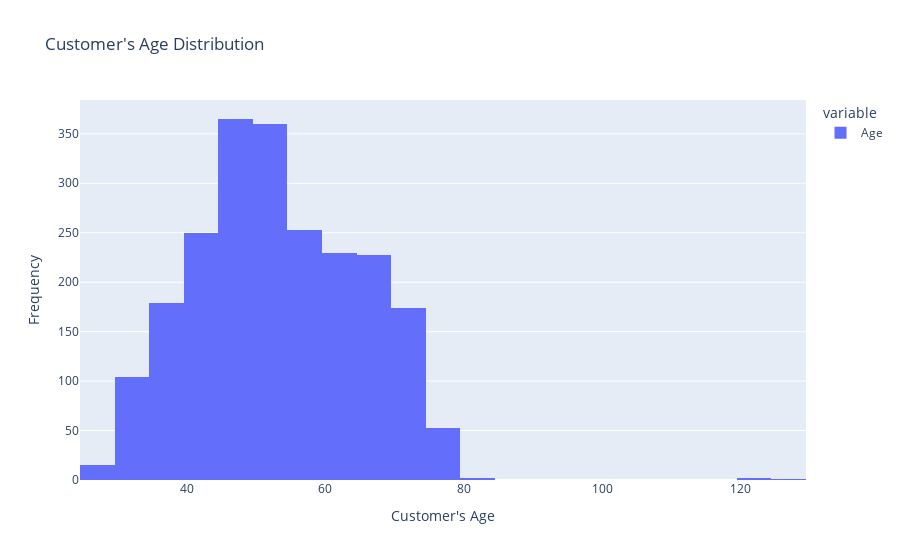

Notebook code cell kept with this figure:
### Code cell
fig = px.histogram(
    cust_data_df["Age"],
    title = "Customer's Age Distribution",
    nbins = 25
)
fig.update_layout(
    xaxis_title = "Customer's Age",
    yaxis_title = "Frequency")

fig.show()

### Figure 1 — Plotly figure (JSON) as saved in the notebook; plotly's stock layout.template omitted (floating-point values rounded to 4 significant figures; data arrays with more than 128 entries replaced by an {"elided": "..."} marker saying what was removed)
{"data": [{"alignmentgroup": "True", "bingroup": "x", "hovertemplate": "variable=Age<br>value=%{x}<br>count=%{y}<extra></extra>", "legendgroup": "Age", "marker": {"color": "#636efa", "pattern": {"shape": ""}}, "name": "Age", "nbinsx": 25, "offsetgroup": "Age", "orientation": "v", "showlegend": true, "type": "histogram", "x": {"elided": "2216 int values"}, "xaxis": "x", "yaxis": "y"}], "layout": {"barmode": "relative", "legend": {"title": {"text": "variable"}, "tracegroupgap": 0}, "title": {"text": "Customer's Age Distribution"}, "xaxis": {"anchor": "y", "domain": [0, 1], "title": {"text": "Customer's Age"}}, "yaxis": {"anchor": "x", "domain": [0, 1], "title": {"text": "Frequency"}}}}
